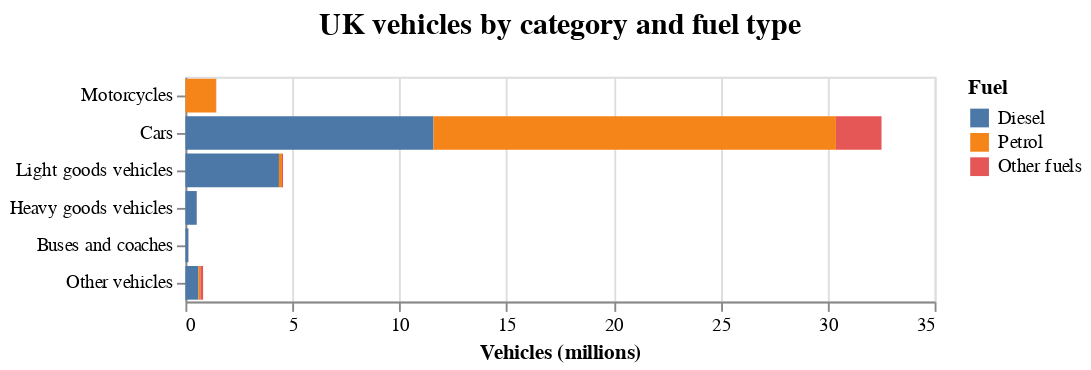

Vega-Lite specification stored for this chart:
### Vega-Lite specification from a JSON file in a GitHub repository (floating-point values rounded to 4 significant figures)
{"config": {"view": {"continuousWidth": 400, "continuousHeight": 300}, "title": {"anchor": "middle", "dy": -16, "fontSize": 16}}, "data": {"name": "data-9934c26e55b2f15d41c1df0a8f668d2a"}, "mark": "bar", "encoding": {"color": {"field": "Fuel", "sort": ["Diesel", "Petrol", "Other fuels"], "type": "nominal"}, "order": {"field": "color_Fuel_sort_index", "type": "quantitative"}, "tooltip": [{"field": "Fuel", "type": "nominal"}, {"field": "2022 Q3", "type": "quantitative"}], "x": {"field": "2022 Q3", "title": "Vehicles (millions)", "type": "quantitative"}, "y": {"field": "BodyType", "sort": ["Motorcycles", "Cars", "Light goods vehicles", "Heavy goods vehicles", "Buses and coaches", "Other vehicles"], "title": null, "type": "nominal"}}, "title": "UK vehicles by category and fuel type", "$schema": "https://vega.github.io/schema/vega-lite/v4.17.0.json", "datasets": {"data-9934c26e55b2f15d41c1df0a8f668d2a": [{"BodyType": "Buses and coaches", "Fuel": "Diesel", "2022 Q3": 0.1379}, {"BodyType": "Buses and coaches", "Fuel": "Other fuels", "2022 Q3": 0.00238}, {"BodyType": "Buses and coaches", "Fuel": "Petrol", "2022 Q3": 0.003547}, {"BodyType": "Cars", "Fuel": "Diesel", "2022 Q3": 11.59}, {"BodyType": "Cars", "Fuel": "Other fuels", "2022 Q3": 2.129}, {"BodyType": "Cars", "Fuel": "Petrol", "2022 Q3": 18.8}, {"BodyType": "Heavy goods vehicles", "Fuel": "Diesel", "2022 Q3": 0.5275}, {"BodyType": "Heavy goods vehicles", "Fuel": "Other fuels", "2022 Q3": 0.002816}, {"BodyType": "Heavy goods vehicles", "Fuel": "Petrol", "2022 Q3": 0.001815}, {"BodyType": "Light goods vehicles", "Fuel": "Diesel", "2022 Q3": 4.369}, {"BodyType": "Light goods vehicles", "Fuel": "Other fuels", "2022 Q3": 0.0481}, {"BodyType": "Light goods vehicles", "Fuel": "Petrol", "2022 Q3": 0.142}, {"BodyType": "Motorcycles", "Fuel": "Diesel", "2022 Q3": 0.000753}, {"BodyType": "Motorcycles", "Fuel": "Other fuels", "2022 Q3": 0.01283}, {"BodyType": "Motorcycles", "Fuel": "Petrol", "2022 Q3": 1.426}, {"BodyType": "Other vehicles", "Fuel": "Diesel", "2022 Q3": 0.6102}, {"BodyType": "Other vehicles", "Fuel": "Other fuels", "2022 Q3": 0.1328}, {"BodyType": "Other vehicles", "Fuel": "Petrol", "2022 Q3": 0.08246}]}}
